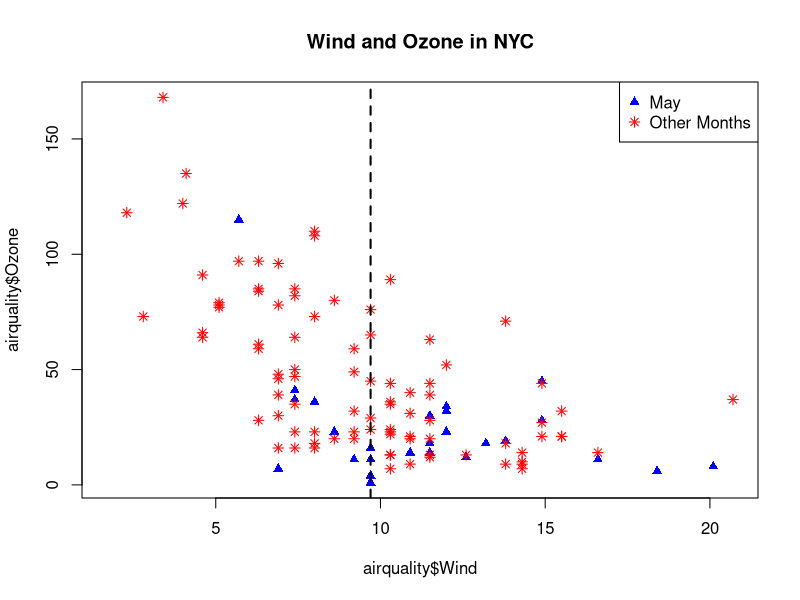
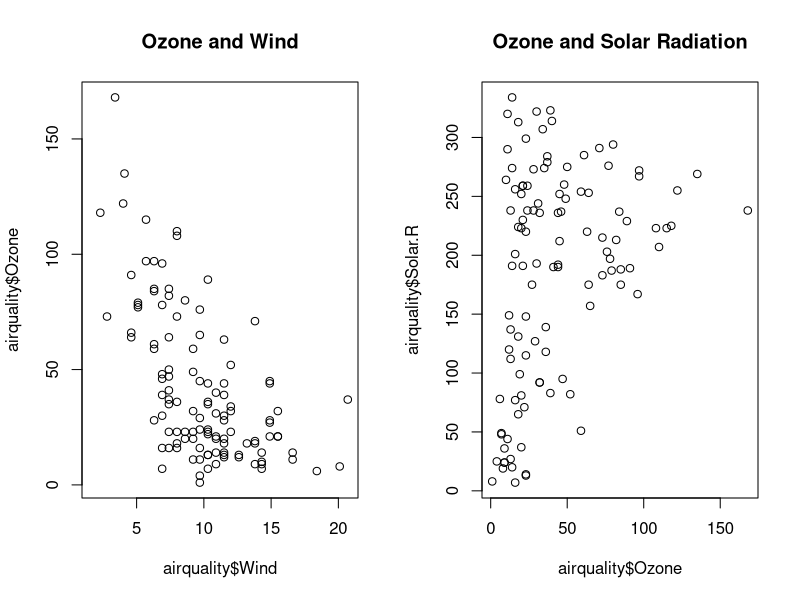
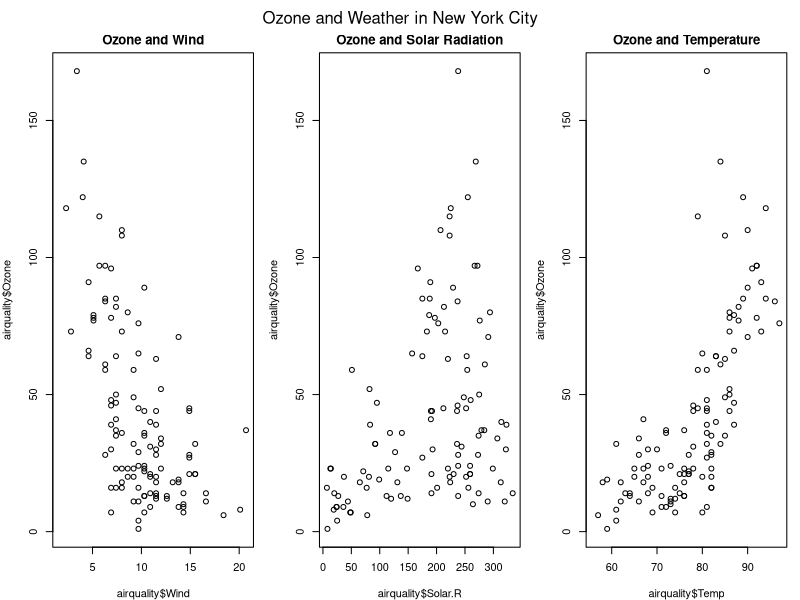

R code for these plots, in order:
# Exploring the base plotting system.

# 1
plot(airquality$Wind, airquality$Ozone, type = "n")
title(main = "Wind and Ozone in NYC")
may <- subset(airquality, Month==5)
points(may$Wind, may$Ozone, col = "blue", pch=17)
notmay <- subset(airquality, Month != 5)
points(notmay$Wind, notmay$Ozone, col = "red", pch=8)
legend("topright", pch = c(17, 8), col = c("blue", "red"), legend = c("May", "Other Months"))
abline(v = median(airquality$Wind), lty=2, lwd=2)

# 2
par(mfrow = c(1,2))
plot(airquality$Wind, airquality$Ozone, main = "Ozone and Wind")
plot(airquality$Ozone, airquality$Solar.R, main = "Ozone and Solar Radiation")

# 3
# oma is connected to the mtext command. We make space for the general title on the top.
par(mfrow = c(1,3), mar = c(4, 4, 2, 1), oma = c(0, 0, 2, 0))
plot(airquality$Wind, airquality$Ozone, main = "Ozone and Wind")
plot(airquality$Solar.R, airquality$Ozone, main = "Ozone and Solar Radiation")
plot(airquality$Temp, airquality$Ozone, main = "Ozone and Temperature")
mtext("Ozone and Weather in New York City", outer = TRUE)